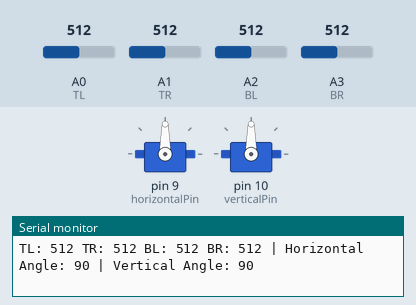
The sketch below on a simulated Arduino Uno, built with avr-gcc and run on an emulated ATmega328P. Shown: 2 × servo, the last lines printed to the serial monitor. The inputs (shaded band) are chosen by the test bench; at power-on: A0 (TL) = 512, A1 (TR) = 512, A2 (BL) = 512, A3 (BR) = 512.

Above: at 1.7 s.
1.8 s: A0 (TL) set to 451
4.8 s: A0 (TL) set to 425
At 6.21 s:
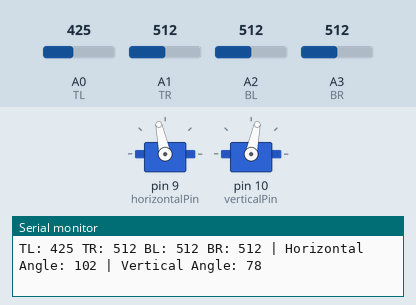
7.8 s: A1 (TR) set to 480
At 8.38 s:
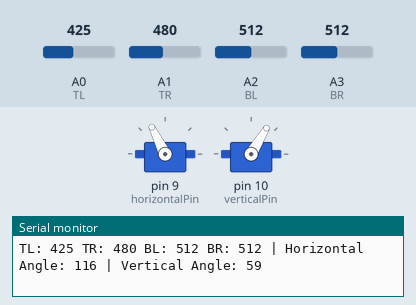
10.8 s: A2 (BL) set to 621
13.8 s: A2 (BL) set to 656
At 13.97 s:
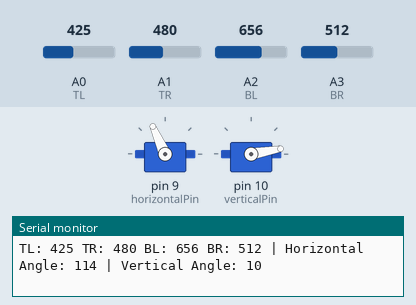
16.8 s: A3 (BR) set to 170
At 17.01 s:
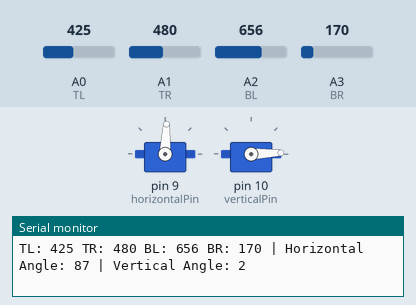
Timing chart, 0 to 22.8 s (numbered marks = the images above; inputs shaded):
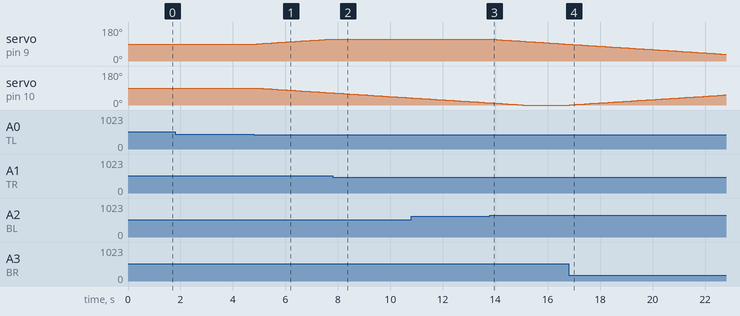

Measured:
- the behaviour switches between 442 and 441 on A0 (TL) (found by bisection; images 0 and 1)
- the behaviour switches between 496 and 495 on A1 (TR) (found by bisection; images 1 and 2)
- the behaviour switches between 638 and 639 on A2 (BL) (found by bisection; images 2 and 3)
- after the input at 4.8 s, servo on pin 9 (horizontalPin): moves from 90° to 116° over 2.8 s, starting after 0.11 s; servo on pin 10 (verticalPin): moves from 90° to 64° over 2.8 s, starting after 0.11 s
- after the input at 7.8 s, servo on pin 9 (horizontalPin): stays 116° (without the input it goes to 117° after 0.07 s)
- after the input at 13.8 s, servo on pin 9 (horizontalPin): moves from 116° to 89° over 2.9 s, starting at once
- after the input at 16.8 s, servo on pin 10 (verticalPin): moves from 0° to 53° over 5.9 s, starting after 0.05 s

The sketch:

sketch.ino
```cpp
#include <Servo.h>

// LDR sensor pins
const int TL = A0;
const int TR = A1;
const int BL = A2;
const int BR = A3;

// Servo motor pins
const int horizontalPin = 9;
const int verticalPin = 10;

// Create servo objects
Servo horizontalServo;
Servo verticalServo;

// Initial servo angles
int horizontalAngle = 90;
int verticalAngle = 90;

// Sensor difference threshold
const int tolerance = 35;

// Servo angle limits
const int minAngle = 0;
const int maxAngle = 180;

void setup()
{
    Serial.begin(9600);

    // Attach servos
    horizontalServo.attach(horizontalPin);
    verticalServo.attach(verticalPin);

    // Set initial positions
    horizontalServo.write(horizontalAngle);
    verticalServo.write(verticalAngle);

    delay(500);
}

void loop()
{
    // Read the four LDR sensors
    int tl = analogRead(TL);
    int tr = analogRead(TR);
    int bl = analogRead(BL);
    int br = analogRead(BR);

    // Calculate average brightness
    int top = (tl + tr) / 2;
    int bottom = (bl + br) / 2;
    int left = (tl + bl) / 2;
    int right = (tr + br) / 2;

    // Calculate horizontal difference
    int horizontalDifference = left - right;

    if (horizontalDifference > tolerance)
    {
        horizontalAngle--;
    }
    else if (horizontalDifference < -tolerance)
    {
        horizontalAngle++;
    }

    // Calculate vertical difference
    int verticalDifference = top - bottom;

    if (verticalDifference > tolerance)
    {
        verticalAngle++;
    }
    else if (verticalDifference < -tolerance)
    {
        verticalAngle--;
    }

    // Keep angles within limits
    horizontalAngle = constrain(
        horizontalAngle, minAngle, maxAngle
    );

    verticalAngle = constrain(
        verticalAngle, minAngle, maxAngle
    );

    // Move servo motors
    horizontalServo.write(horizontalAngle);
    verticalServo.write(verticalAngle);

    // Display readings in Serial Monitor
    Serial.print("TL: ");
    Serial.print(tl);

    Serial.print(" TR: ");
    Serial.print(tr);

    Serial.print(" BL: ");
    Serial.print(bl);

    Serial.print(" BR: ");
    Serial.print(br);

    Serial.print(" | Horizontal Angle: ");
    Serial.print(horizontalAngle);

    Serial.print(" | Vertical Angle: ");
    Serial.println(verticalAngle);

    delay(100);
}
```
